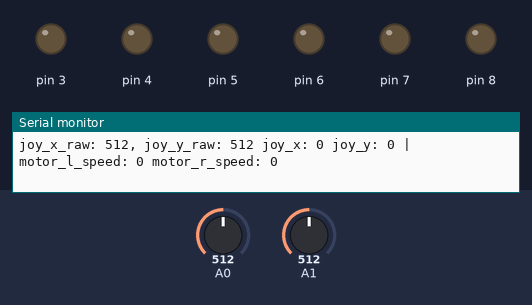
Bench run of a sketch on a simulated Arduino Uno, built with avr-gcc and run on an emulated ATmega328P. Parts: output pins drawn as LEDs (lit = HIGH), the last lines printed to the serial monitor. Inputs (shaded band) come from the test bench; at power-on: A0 = 512, A1 = 512.

Above: at 1.7 s.
1.8 s: A0 set to 539
At 2.2 s:
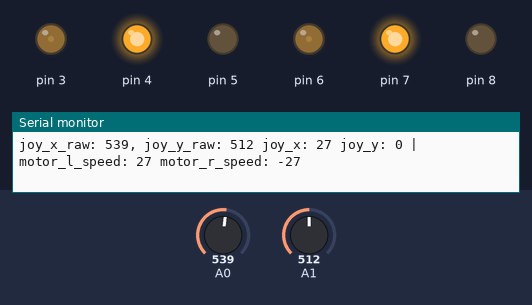
3.3 s: A1 set to 716
At 4.5 s:
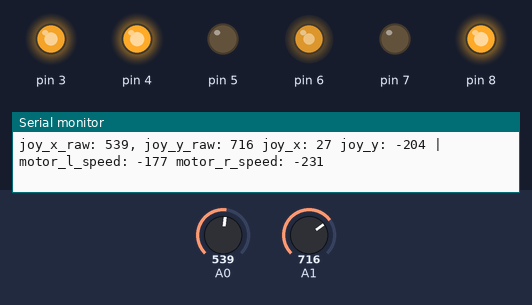
4.8 s: A0 set to 716
At 5.6 s:
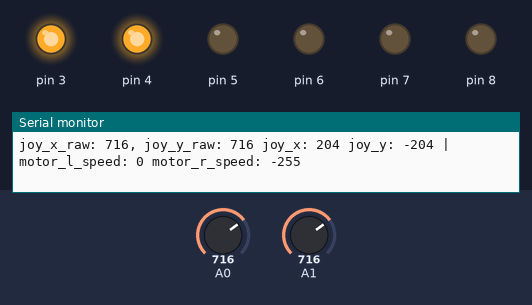
6.3 s: A1 set to 1023
At 6.9 s:
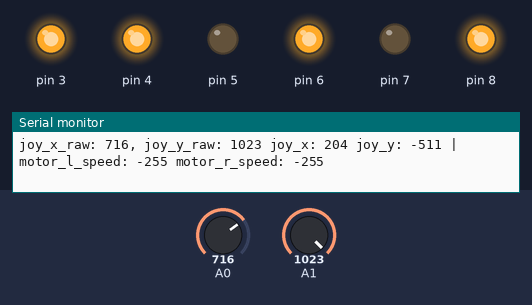
7.9 s: A1 set to 511
At 8.9 s:
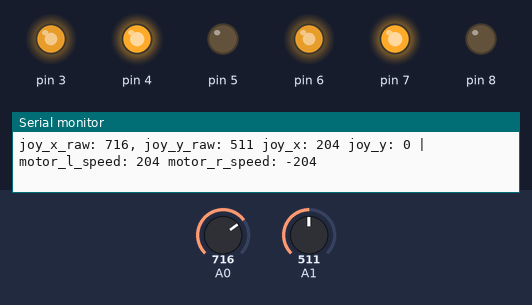
9.4 s: A0 set to 306
At 10.6 s:
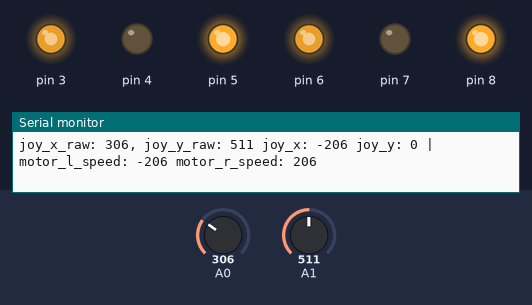
Timing chart, 0 to 12.0 s (numbered marks = the images above; inputs shaded):
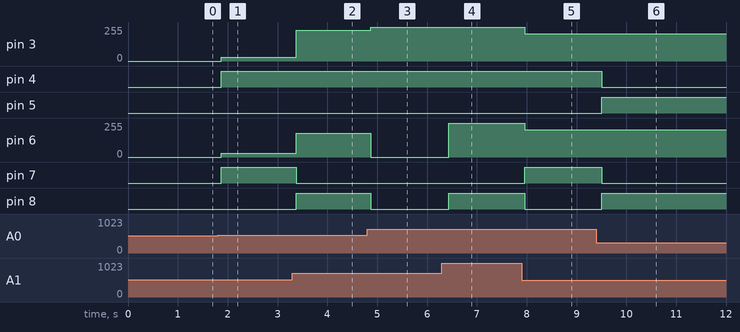

The sketch:

Car_2WD_Wired_Joystick_Control.ino
```cpp
#include <stdint.h>

namespace DELAY {
constexpr uint16_t STARTUP = 500;
constexpr uint8_t TRANSMISSION = 50;

}

constexpr bool LOGGING_ENABLED = true;
constexpr uint32_t BAUDRATE_SERIAL = 9600;

#define LOG(x) \
  if (LOGGING_ENABLED) { Serial.print(x); }

#define LOG_LN(x) \
  if (LOGGING_ENABLED) { Serial.println(x); }

namespace PIN {

// Pins of the right motor
constexpr uint8_t MOTOR_R_FORWARD = 5;   // IN3
constexpr uint8_t MOTOR_R_BACKWARD = 4;  // IN4
constexpr uint8_t MOTOR_R_PWM = 3;       // ENB

// Pins of the left motor
constexpr uint8_t MOTOR_L_FORWARD = 7;   // IN2
constexpr uint8_t MOTOR_L_BACKWARD = 8;  // IN1
constexpr uint8_t MOTOR_L_PWM = 6;       // ENA

// Pins of the wired joysticks
constexpr uint8_t JOY_X = A0;
constexpr uint8_t JOY_Y = A1;
}

namespace JOY_SETTINGS {
constexpr uint16_t CENTER = 512;  // Raw center value of joystick
constexpr uint8_t DEADZONE = 20;
}

// Function declarations
void Set_Pin_Modes();

int Calculate_Joy_Val_Without_Deadzone(int value);
void Apply_Combined_Movement(int joy_x_raw, int joy_y_raw);
void Set_Motor_Speed(int motor_l_speed, int motor_r_speed);
void Motor_L_Go_Forward(uint8_t pwm_value);
void Motor_L_Go_Backward(uint8_t pwm_value);
void Motor_L_Cut_Power();
void Motor_R_Go_Forward(uint8_t pwm_value);
void Motor_R_Go_Backward(uint8_t pwm_value);
void Motor_R_Cut_Power();

void setup() {
  if (LOGGING_ENABLED) {
    Serial.begin(BAUDRATE_SERIAL);
  }

  Set_Pin_Modes();

  Motor_L_Cut_Power();
  Motor_R_Cut_Power();
  delay(DELAY::STARTUP);
}

void loop() {
  // 0,0 is top-left on joystick
  uint16_t joy_x_raw = analogRead(PIN::JOY_X);
  uint16_t joy_y_raw = analogRead(PIN::JOY_Y);

  LOG("joy_x_raw: ");
  LOG(joy_x_raw);
  LOG(", joy_y_raw: ");
  LOG(joy_y_raw);
  LOG(" ");

  Apply_Combined_Movement(joy_x_raw, joy_y_raw);

  delay(DELAY::TRANSMISSION);
}

void Set_Pin_Modes() {

  pinMode(PIN::JOY_X, INPUT);
  pinMode(PIN::JOY_Y, INPUT);

  pinMode(PIN::MOTOR_R_FORWARD, OUTPUT);
  pinMode(PIN::MOTOR_R_BACKWARD, OUTPUT);
  pinMode(PIN::MOTOR_R_PWM, OUTPUT);

  pinMode(PIN::MOTOR_L_FORWARD, OUTPUT);
  pinMode(PIN::MOTOR_L_BACKWARD, OUTPUT);
  pinMode(PIN::MOTOR_L_PWM, OUTPUT);
}

int Calculate_Joy_Val_Without_Deadzone(int value) {
  return ((abs(value) < JOY_SETTINGS::DEADZONE) ? 0 : value);
}

void Apply_Combined_Movement(int joy_x_raw, int joy_y_raw) {
  int joy_x = Calculate_Joy_Val_Without_Deadzone(joy_x_raw - JOY_SETTINGS::CENTER);  // Left/Right
  int joy_y = Calculate_Joy_Val_Without_Deadzone(JOY_SETTINGS::CENTER - joy_y_raw);  // Forward/Backward (invert Y)

  int motor_l_speed = joy_y + joy_x;
  int motor_r_speed = joy_y - joy_x;

  motor_l_speed = constrain(motor_l_speed, -255, 255);
  motor_r_speed = constrain(motor_r_speed, -255, 255);

  LOG("joy_x: ");
  LOG(joy_x);
  LOG(" joy_y: ");
  LOG(joy_y);
  LOG(" | motor_l_speed: ");
  LOG(motor_l_speed);
  LOG(" motor_r_speed: ");
  LOG_LN(motor_r_speed);


  Set_Motor_Speed(motor_l_speed, motor_r_speed);
}


void Set_Motor_Speed(int motor_l_speed, int motor_r_speed) {
  // Left Motor
  if (motor_l_speed > 0) {
    Motor_L_Go_Forward(motor_l_speed);
  } else if (motor_l_speed < 0) {
    Motor_L_Go_Backward(-motor_l_speed);
  } else {
    analogWrite(PIN::MOTOR_L_PWM, 0);
    digitalWrite(PIN::MOTOR_L_FORWARD, LOW);
    digitalWrite(PIN::MOTOR_L_BACKWARD, LOW);
  }

  // Right Motor
  if (motor_r_speed > 0) {
    Motor_R_Go_Forward(motor_r_speed);
  } else if (motor_r_speed < 0) {
    Motor_R_Go_Backward(-motor_r_speed);
  } else {
    analogWrite(PIN::MOTOR_R_PWM, 0);
    digitalWrite(PIN::MOTOR_R_FORWARD, LOW);
    digitalWrite(PIN::MOTOR_R_BACKWARD, LOW);
  }
}

void Motor_L_Go_Forward(uint8_t pwm_value) {
  digitalWrite(PIN::MOTOR_L_FORWARD, HIGH);
  digitalWrite(PIN::MOTOR_L_BACKWARD, LOW);
  analogWrite(PIN::MOTOR_L_PWM, pwm_value);
}

void Motor_L_Go_Backward(uint8_t pwm_value) {
  digitalWrite(PIN::MOTOR_L_FORWARD, LOW);
  digitalWrite(PIN::MOTOR_L_BACKWARD, HIGH);
  analogWrite(PIN::MOTOR_L_PWM, pwm_value);
}

void Motor_L_Cut_Power() {
  digitalWrite(PIN::MOTOR_L_FORWARD, LOW);
  digitalWrite(PIN::MOTOR_L_BACKWARD, LOW);
  analogWrite(PIN::MOTOR_L_PWM, 0);
}

void Motor_R_Go_Forward(uint8_t pwm_value) {
  digitalWrite(PIN::MOTOR_R_FORWARD, HIGH);
  digitalWrite(PIN::MOTOR_R_BACKWARD, LOW);
  analogWrite(PIN::MOTOR_R_PWM, pwm_value);
}

void Motor_R_Go_Backward(uint8_t pwm_value) {
  digitalWrite(PIN::MOTOR_R_FORWARD, LOW);
  digitalWrite(PIN::MOTOR_R_BACKWARD, HIGH);
  analogWrite(PIN::MOTOR_R_PWM, pwm_value);
}

void Motor_R_Cut_Power() {
  digitalWrite(PIN::MOTOR_R_FORWARD, LOW);
  digitalWrite(PIN::MOTOR_R_BACKWARD, LOW);
  analogWrite(PIN::MOTOR_R_PWM, 0);
}
```

Measured:
- the behaviour switches between 531 and 532 on A0 (found by bisection; images 0 and 1)
- after the input at 1.8 s, pin 3, pin 6: 0/255 → 27/255 after 0.07 s; pin 4, pin 7: LOW → HIGH after 0.07 s
- after the input at 3.3 s, pin 3: 27/255 → 231/255 after 0.07 s; pin 6: 27/255 → 177/255 after 0.07 s; pin 7: HIGH → LOW after 0.07 s; pin 8: LOW → HIGH after 0.07 s
- after the input at 4.8 s, pin 3: 231/255 → 255/255 after 0.07 s; pin 6: 177/255 → 0/255 after 0.07 s; pin 8: HIGH → LOW after 0.07 s
- after the input at 6.3 s, pin 6: 0/255 → 255/255 after 0.14 s; pin 8: LOW → HIGH after 0.14 s
- after the input at 7.9 s, pin 3, pin 6: 255/255 → 204/255 after 0.06 s; pin 7: LOW → HIGH after 0.06 s; pin 8: HIGH → LOW after 0.06 s
- after the input at 9.4 s, pin 3, pin 6: 204/255 → 206/255 after 0.11 s; pin 4, pin 7: HIGH → LOW after 0.11 s; pin 5, pin 8: LOW → HIGH after 0.11 s
